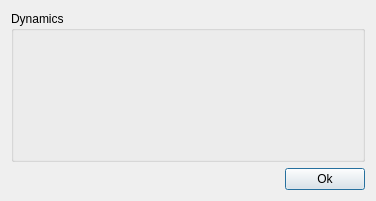
<?xml version="1.0" encoding="UTF-8"?>
<ui version="4.0">
 <class>DynamicsWindow</class>
 <widget class="QDialog" name="DynamicsWindow">
  <property name="geometry">
   <rect>
    <x>0</x>
    <y>0</y>
    <width>376</width>
    <height>201</height>
   </rect>
  </property>
  <property name="windowTitle">
   <string>Dialog</string>
  </property>
  <layout class="QVBoxLayout" name="verticalLayout">
   <item>
    <widget class="QGroupBox" name="groupBox">
     <property name="sizePolicy">
      <sizepolicy hsizetype="Preferred" vsizetype="Expanding">
       <horstretch>0</horstretch>
       <verstretch>0</verstretch>
      </sizepolicy>
     </property>
     <property name="title">
      <string>Dynamics</string>
     </property>
     <layout class="QVBoxLayout" name="verticalLayout_2">
      <item>
       <widget class="QLabel" name="dynamics">
        <property name="text">
         <string/>
        </property>
       </widget>
      </item>
      <item>
       <spacer name="verticalSpacer">
        <property name="orientation">
         <enum>Qt::Vertical</enum>
        </property>
        <property name="sizeHint" stdset="0">
         <size>
          <width>20</width>
          <height>40</height>
         </size>
        </property>
       </spacer>
      </item>
     </layout>
    </widget>
   </item>
   <item>
    <layout class="QHBoxLayout" name="horizontalLayout">
     <item>
      <spacer name="horizontalSpacer">
       <property name="orientation">
        <enum>Qt::Horizontal</enum>
       </property>
       <property name="sizeHint" stdset="0">
        <size>
         <width>40</width>
         <height>20</height>
        </size>
       </property>
      </spacer>
     </item>
     <item>
      <widget class="QPushButton" name="pushButton">
       <property name="text">
        <string>Ok</string>
       </property>
      </widget>
     </item>
    </layout>
   </item>
  </layout>
 </widget>
 <resources/>
 <connections/>
</ui>
